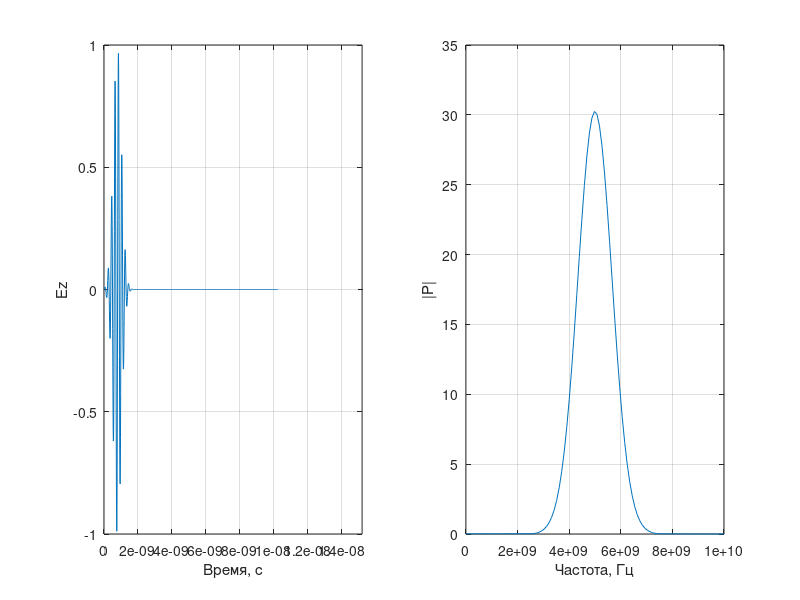

The MATLAB source for this figure:
%% Расчет спектра модулированного гауссова импульса

% Размер массива
size = 1024;

% шаг по времени
dt = 0.1e-10;

A_0 = 10;
A_max = 100;
f_0 = 5e9;
DeltaF = 4e9;

% Шаг по частоте
df = 1.0 / (size * dt);

w_g = 2 * sqrt(log(A_max)) / (pi * DeltaF);
d_g = w_g * log (A_0);

% Гауссов импульс
time = (0:size - 1) * dt;
gauss = sin (2 * pi * f_0 * time) .* exp (-((time - d_g) / w_g) .^ 2);

% Расчет спектра
spectrum = fft(gauss);
spectrum = fftshift (spectrum);

% Расчет частоты
freq = (-size / 2:size / 2 - 1) * df;

% Отображение импульса
subplot (1, 2, 1)
plot (time, gauss)
xlim ([0, 0.4e-8]);
grid on
xlabel ('Время, с')
ylabel ('Ez')

% Отображение спектра
subplot (1, 2, 2)
plot (freq, abs (spectrum))
grid on
xlabel ('Частота, Гц')
ylabel ('|P|')
xlim ([0, 10e9]);
set(gca,'XTick',[0: 2e9: 15e9])